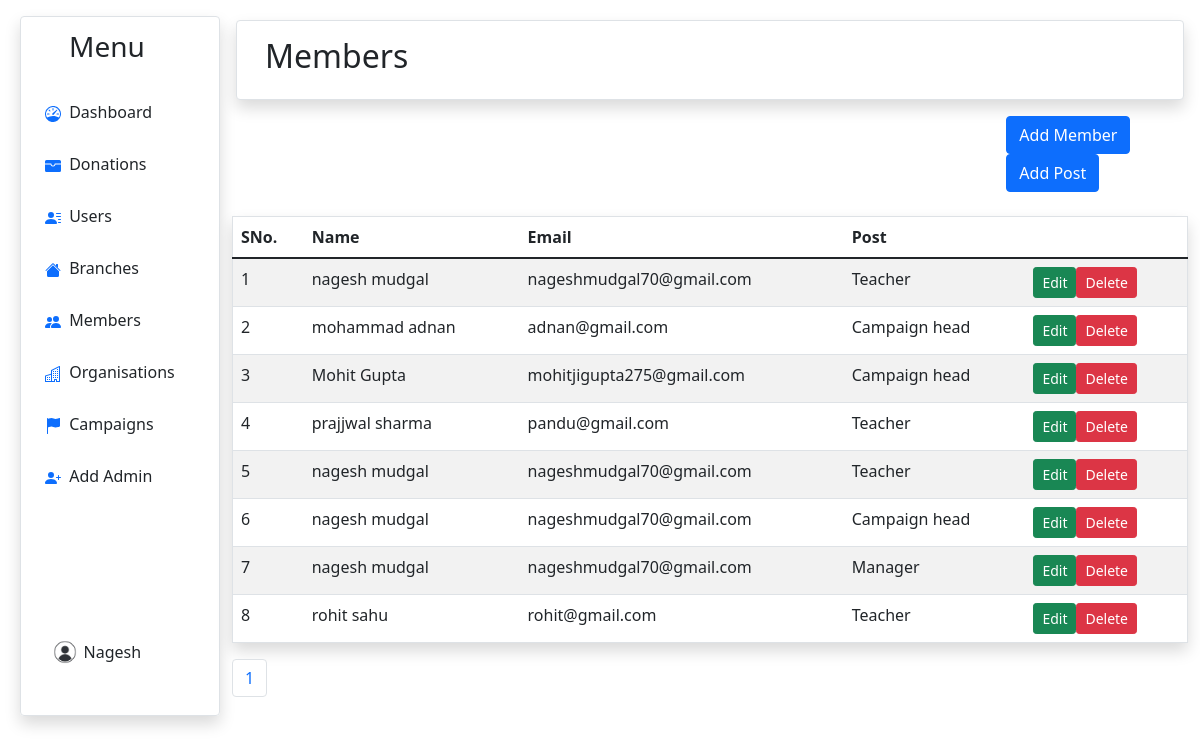
The page /adminmodule/member (signed in) on the database its author committed.
### adminmodule/models.py (models this page shows, shortened)
class Admins(models.Model):
    name = models.CharField(max_length=50)
    email = models.CharField(max_length=50)
    password = models.CharField(max_length=50,default='12345')
    status = models.CharField(max_length=10,default="active")

class Member(models.Model):
    name = models.CharField(max_length=50)
    email = models.CharField(max_length=50)
    address = models.CharField(max_length=500,default="india")
    post = models.ForeignKey(MemberPost,on_delete=models.CASCADE)
    status = models.CharField(max_length=10,default="active")

class MemberPost(models.Model):
    post = models.CharField(max_length=50)
    desc = models.CharField(max_length=100)
    def __str__(self):
        return self.post

### adminmodule/views.py (the view, shortened to what this page needs)
# urls.py: path('member', views.member, name='member'),
def member(request):
    try:
        posts = MemberPost.objects.all()
        members = Member.objects.filter(status="active")
        member_paginator = Paginator(members, 8)
        page_num = request.GET.get('page')
        page = member_paginator.get_page(page_num)
        params={"memberposts": posts,"members":page,"admin":Admins.objects.get(id=request.session['userid'])}
        return render(request,'adminmodule/member.html',params)
    except:
        return redirect('../adminmodule/login')

### templates/adminmodule/member.html (shortened to what this page needs)
{% extends "./base.html" %}
{% block content %}
<div class="row shadow p-3 mb-3 bg-body rounded m-1 border">
  <h2>Members</h2>
  </div>
<div style="margin-left: 81%;">
  <button style="align-items: left;" type="button" class="btn btn-primary" data-bs-toggle="modal" data-bs-target="#addMemberModal">
    Add Member
  </button>
  <a href="../adminmodule/memberpost" class="btn btn-primary" style="align-items: right;">
    Add Post
  </a>
  </div>
  <br>
  {% if members %}
<table class="table table-striped project-orders-table shadow p-3 mb-3 bg-body border rounded">
  <thead>
    <tr>
      <th class="ml-5">SNo.</th>
      <th>Name</th>
      <th>Email</th>
      <th>Post</th>
    </tr>
  </thead>
  <tbody >
    {% for i in members %}
    <tr>
      <td>{{forloop.counter}}</td>
      <td>{{i.name}}</td>
      <td>{{i.email}}</td>
      <td>{{i.post}}</td>
      <td>
        <div class="d-flex align-items-center">
          <button type="button" class="btn btn-success btn-sm btn-icon-text mr-3" onclick="filldata({'pk':'{{i.pk}}','name':'{{i.name}}','email':'{{i.email}}','address':'{{i.address}}','post':'{{i.post.pk}}'})" data-bs-toggle="modal" data-bs-target="#editMemberModal">
            Edit
          </button>
          <button type="button" class="btn btn-danger btn-sm btn-icon-text">
            <a name="delete" href="../adminmodule/deleteinstance?data={{i.pk}}&op=2"
              style="text-decoration:None; color:white;">Delete</a>
          </button>
        </div>
      </td>
    </tr>
    {% endfor %}
  </tbody>
</table>
{% else %}
<h3 class="mx-auto" style="width: 400px;">
There is no active member
</h3>
{% endif %}
<nav aria-label="Page navigation example">
  <ul class="pagination" class="mx-auto">
  <li class="page-item"><a class="page-link" href="#">{{members.number}}</a></li>
  </ul>
</nav>
{% endblock %}

### templates/adminmodule/base.html (shortened to what this page needs)
<!doctype html>
<html lang="en">
<head>
    <link href="https://cdn.jsdelivr.net/npm/bootstrap@5.1.3/dist/css/bootstrap.min.css" rel="stylesheet"
>
</head>
<body>
    <div class="container-fluid">
        <div class="row flex-nowrap">
            <div class="col-auto col-md-3 col-xl-2 px-sm-2 px-0 shadow mt-3 rounded border"
                style="margin-left:20px; height: 700px;">
                <div class="d-flex flex-column align-items-center align-items-sm-start px-3 pt-2">
                    <a href="/" class="d-flex align-items-center pb-3 mb-md-0 me-md-auto  text-decoration-none">
                        <span class="fs-3 d-none d-sm-inline text-dark ms-4">Menu</span>
                    </a>
                    <ul class="nav nav-pills flex-column mb-sm-auto mb-0 align-items-center align-items-sm-start"
                        id="menu">
                        <li class="nav-item">
                            <a href="../adminmodule/" class="nav-link align-middle px-0">
                                 <span class="ms-1 d-none d-sm-inline text-dark" ">Dashboard</span>
                            </a>
                        </li>
                        <li>
                            <a href=" ../adminmodule/showdonations" class="nav-link px-0 align-middle">
                                     <span
                                        class="ms-1 d-none d-sm-inline text-dark">Donations</span>
                            </a>
                        </li>
                        <li>
                            <a href="../adminmodule/showusers" class="nav-link px-0 align-middle">
                                 <span
                                    class="ms-1 d-none d-sm-inline text-dark">Users</span>
                            </a>
                        </li>
                        <li>
                            <a href="../adminmodule/branch" class="nav-link px-0 align-middle">
                                 <span
                                    class="ms-1 d-none d-sm-inline text-dark">Branches</span>
                            </a>
                        </li>
                        <li>
                            <a href="../adminmodule/member" class="nav-link px-0 align-middle">
                                 <span
                                    class="ms-1 d-none d-sm-inline text-dark">Members</span>
                            </a>
                        </li>
                        <li>
                            <a href="../adminmodule/org" class="nav-link px-0 align-middle">
                                 <span
                                    class="ms-1 d-none d-sm-inline text-dark">Organisations</span>
                            </a>
                        </li>
                        <li>
                            <a href="../adminmodule/campaign" class="nav-link px-0 align-middle">
                                 <span
                                    class="ms-1 d-none d-sm-inline text-dark">Campaigns</span>
                            </a>
                        </li>
                        <li>
                            <a href="../adminmodule/addadmin" class="nav-link px-0 align-middle">
                                 <span class="ms-1 d-none d-sm-inline text-dark">Add
                                    Admin</span>
                            </a>
                        </li>
                    </ul>
                    <div class="dropdown pb-1" style="margin-left: 3%; margin-top: 70%; width: 10%;">
                        <a href="#" class="d-flex align-items-center text-white text-decoration-none dropdown-toggle"
                            id="dropdownUser1" data-bs-toggle="dropdown" aria-expanded="false">
                            <img src="../media/userprofile.jpg" alt="" width="30" height="30" class="rounded-circle">
                            <span class="d-none d-sm-inline mx-1 text-dark">{{admin.name}}</span>
                        </a>
                    </div>
                </div>
            </div>
            <div class="col py-3">
                {% block content %}
                {% endblock %}
            </div>
        </div>
    </div>
</body>
</html>

### rows shown on the page
Admins: name "Nagesh"
Member: name "nagesh mudgal", email "nageshmudgal70@gmail.com", post "Teacher"
Member: name "mohammad adnan", email "adnan@gmail.com", post "Campaign head"
Member: name "Mohit Gupta", email "mohitjigupta275@gmail.com", post "Campaign head"
Member: name "prajjwal sharma", email "pandu@gmail.com", post "Teacher"
Member: name "nagesh mudgal", email "nageshmudgal70@gmail.com", post "Teacher"
Member: name "nagesh mudgal", email "nageshmudgal70@gmail.com", post "Campaign head"
Member: name "nagesh mudgal", email "nageshmudgal70@gmail.com", post "Manager"
Member: name "rohit sahu", email "rohit@gmail.com", post "Teacher"

### other values the page prints
{{ members.number }} "1"
